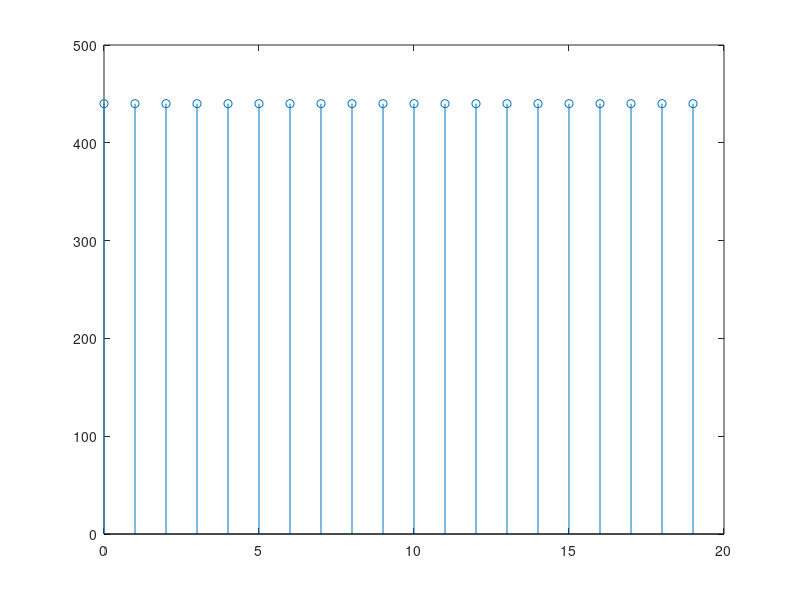

Write MATLAB code to recreate this figure. (Note: this script raises an error after producing the figure.)
clear all
clc

% Estw x[n], y[n] 2 akolouthies me 20 deigmata
% 1. Lathos
n = [0:1:19];
x = cos(2*pi*n);
h = 2*n + 3;

X = fft(x);
H = fft(h);
Y = X .* H;

yWrong = ifft(Y);
stem(n, abs(yWrong));


% 2. Swsto
x2 = [];
h2 = [];
for n=1:1:20
    x2(n) = cos(2*pi*n);
end
for nn = 21:1:39
    x2(n) = 0;
end
for n=1:1:20
    h2(n) = 2*n + 3;
end
for nn = 21:1:39
    h2(n) = 0;
end

X2 = fft(x2);
H2 = fft(h2);
Y2 = X2 .* H2;

yCorrect = ifft(Y2);
stem(n, abs(yCorrect));